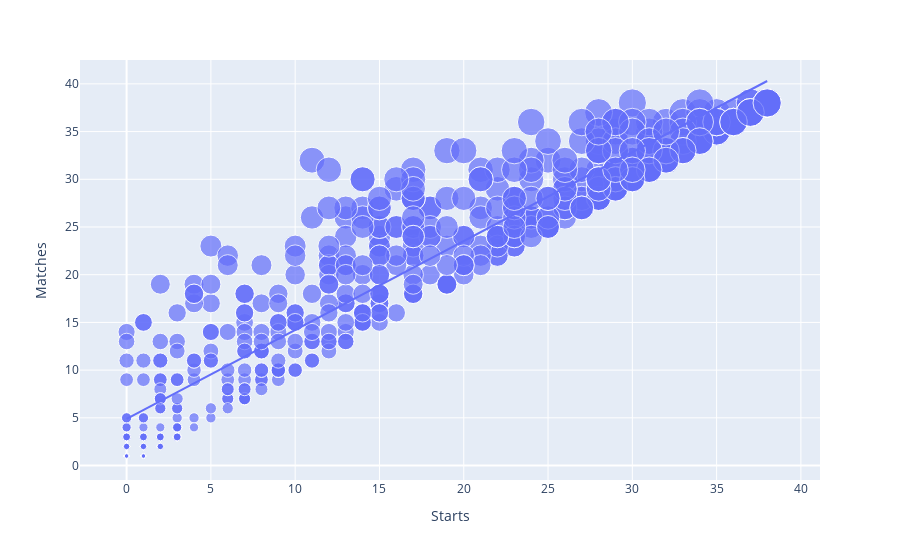

The notebook cell this image was saved under:
### Code cell
fig=pe.scatter(data_frame=epl_df,x="Starts",y="Matches",size="Matches",trendline="ols")
fig.show()

### Figure 1 — Plotly figure (JSON) as saved in the notebook; plotly's stock layout.template omitted (floating-point values rounded to 4 significant figures; data arrays with more than 128 entries replaced by an {"elided": "..."} marker saying what was removed)
{"data": [{"hovertemplate": "Starts=%{x}<br>Matches=%{marker.size}<extra></extra>", "legendgroup": "", "marker": {"color": "#636efa", "size": {"elided": "532 int values"}, "sizemode": "area", "sizeref": 0.095, "symbol": "circle"}, "mode": "markers", "name": "", "orientation": "v", "showlegend": false, "type": "scatter", "x": {"elided": "532 int values"}, "xaxis": "x", "y": {"elided": "532 int values"}, "yaxis": "y"}, {"hovertemplate": "<b>OLS trendline</b><br>Matches = 0.931766 * Starts + 4.89368<br>R<sup>2</sup>=0.880062<br><br>Starts=%{x}<br>Matches=%{y} <b>(trend)</b><extra></extra>", "legendgroup": "", "marker": {"color": "#636efa", "symbol": "circle"}, "mode": "lines", "name": "", "showlegend": false, "type": "scatter", "x": {"elided": "532 int values"}, "xaxis": "x", "y": {"elided": "532 float values"}, "yaxis": "y"}], "layout": {"legend": {"itemsizing": "constant", "tracegroupgap": 0}, "margin": {"t": 60}, "xaxis": {"anchor": "y", "domain": [0, 1], "title": {"text": "Starts"}}, "yaxis": {"anchor": "x", "domain": [0, 1], "title": {"text": "Matches"}}}}
